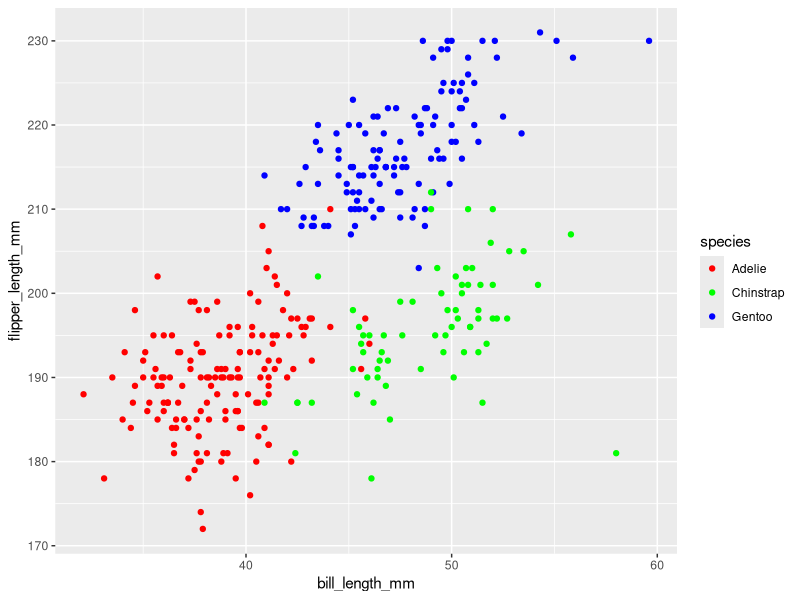
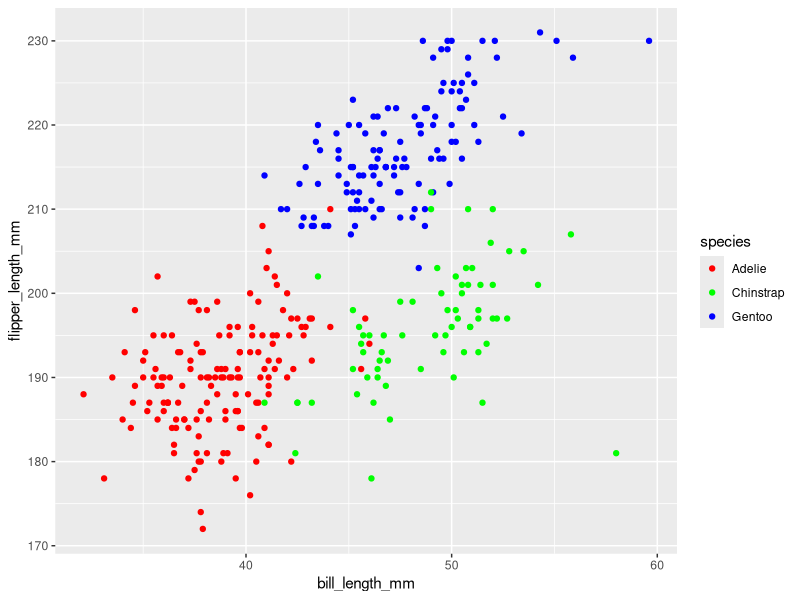

Write the R code that produced these figures, in order.
## ---- chunk 1
library(tidyverse)
## ---- chunk 2
prob1_df = 
  tibble(
    samp = rnorm(10), 
    samp_gt_0 = samp > 0, 
    char_vec = c("a", "b", "c", "d", "e", "f", "g", "h", "i", "j"), 
    factor_vec = factor(c("low", "low", "low", "mod", "mod", "mod", "mod", "high", "high", "high"))
  )
## ---- chunk 3
mean(pull(prob1_df, samp))
mean(pull(prob1_df, samp_gt_0))
mean(pull(prob1_df, char_vec))
mean(pull(prob1_df, factor_vec))
## ---- chunk 4
as.numeric(pull(prob1_df, samp))
as.numeric(pull(prob1_df, samp_gt_0))
as.numeric(pull(prob1_df, char_vec))
as.numeric(pull(prob1_df, factor_vec))
## ---- chunk 5
as.numeric(pull(prob1_df, samp_gt_0)) * (pull(prob1_df, samp))
as.factor(pull(prob1_df, samp_gt_0)) * (pull(prob1_df, samp))
## ---- chunk 6
data("penguins", package = "palmerpenguins")
## ---- chunk 7
ggplot(data=penguins, aes (x = bill_length_mm, y = flipper_length_mm)) + geom_point(aes(color = species)) + scale_color_manual(values = c("red", "green", "blue"))
ggsave("penguins.jpeg")
